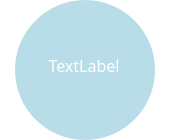
<?xml version="1.0" encoding="UTF-8"?>
<ui version="4.0">
 <class>Form</class>
 <widget class="QWidget" name="Form">
  <property name="geometry">
   <rect>
    <x>0</x>
    <y>0</y>
    <width>170</width>
    <height>140</height>
   </rect>
  </property>
  <property name="windowTitle">
   <string>Form</string>
  </property>
  <property name="styleSheet">
   <string notr="true">background-color: rgb(255, 255, 255);</string>
  </property>
  <widget class="QWidget" name="widget" native="true">
   <property name="geometry">
    <rect>
     <x>15</x>
     <y>0</y>
     <width>140</width>
     <height>140</height>
    </rect>
   </property>
   <property name="styleSheet">
    <string notr="true">color: rgb(0, 0, 0);
background-color: rgb(173, 216, 230, 220);
border-radius: 70px;</string>
   </property>
   <widget class="QLabel" name="label">
    <property name="geometry">
     <rect>
      <x>0</x>
      <y>45</y>
      <width>138</width>
      <height>41</height>
     </rect>
    </property>
    <property name="font">
     <font>
      <family>티머니 둥근바람 ExtraBold</family>
      <pointsize>12</pointsize>
     </font>
    </property>
    <property name="styleSheet">
     <string notr="true">color: rgb(255, 255, 255);
background-color: rgba(255, 255, 255, 0);</string>
    </property>
    <property name="text">
     <string>TextLabel</string>
    </property>
    <property name="alignment">
     <set>Qt::AlignCenter</set>
    </property>
   </widget>
  </widget>
 </widget>
 <resources/>
 <connections/>
</ui>
